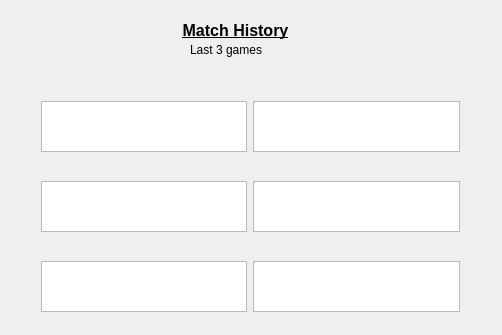
<?xml version="1.0" encoding="UTF-8"?>
<ui version="4.0">
 <class>MatchHistoryClass</class>
 <widget class="QDialog" name="MatchHistoryClass">
  <property name="geometry">
   <rect>
    <x>0</x>
    <y>0</y>
    <width>502</width>
    <height>335</height>
   </rect>
  </property>
  <property name="windowTitle">
   <string>MatchHistory</string>
  </property>
  <widget class="QLabel" name="label">
   <property name="geometry">
    <rect>
     <x>180</x>
     <y>20</y>
     <width>111</width>
     <height>21</height>
    </rect>
   </property>
   <property name="text">
    <string>&lt;html&gt;&lt;head/&gt;&lt;body&gt;&lt;p align=&quot;center&quot;&gt;&lt;span style=&quot; font-size:12pt; font-weight:700; text-decoration: underline;&quot;&gt;Match History&lt;/span&gt;&lt;/p&gt;&lt;/body&gt;&lt;/html&gt;</string>
   </property>
  </widget>
  <widget class="QLabel" name="label_2">
   <property name="geometry">
    <rect>
     <x>190</x>
     <y>40</y>
     <width>91</width>
     <height>20</height>
    </rect>
   </property>
   <property name="text">
    <string>Last 3 games</string>
   </property>
  </widget>
  <widget class="QWidget" name="horizontalLayoutWidget">
   <property name="geometry">
    <rect>
     <x>30</x>
     <y>60</y>
     <width>441</width>
     <height>22</height>
    </rect>
   </property>
   <layout class="QHBoxLayout" name="horizontalLayout">
    <item>
     <widget class="QLabel" name="label_4">
      <property name="text">
       <string>&lt;html&gt;&lt;head/&gt;&lt;body&gt;&lt;p align=&quot;center&quot;&gt;&lt;span style=&quot; font-size:11pt; font-weight:700;&quot;&gt;Stare finala&lt;/span&gt;&lt;/p&gt;&lt;/body&gt;&lt;/html&gt;</string>
      </property>
     </widget>
    </item>
    <item>
     <widget class="QLabel" name="label_3">
      <property name="text">
       <string>&lt;html&gt;&lt;head/&gt;&lt;body&gt;&lt;p align=&quot;center&quot;&gt;&lt;span style=&quot; font-size:11pt; font-weight:700;&quot;&gt;Puncte finale&lt;/span&gt;&lt;/p&gt;&lt;/body&gt;&lt;/html&gt;</string>
      </property>
     </widget>
    </item>
   </layout>
  </widget>
  <widget class="QWidget" name="horizontalLayoutWidget_2">
   <property name="geometry">
    <rect>
     <x>30</x>
     <y>250</y>
     <width>441</width>
     <height>73</height>
    </rect>
   </property>
   <layout class="QHBoxLayout" name="horizontalLayout_2">
    <item>
     <widget class="QTextEdit" name="textEdit_2"/>
    </item>
    <item>
     <spacer name="horizontalSpacer_2">
      <property name="orientation">
       <enum>Qt::Horizontal</enum>
      </property>
      <property name="sizeHint" stdset="0">
       <size>
        <width>40</width>
        <height>20</height>
       </size>
      </property>
     </spacer>
    </item>
    <item>
     <spacer name="horizontalSpacer">
      <property name="orientation">
       <enum>Qt::Horizontal</enum>
      </property>
      <property name="sizeHint" stdset="0">
       <size>
        <width>40</width>
        <height>20</height>
       </size>
      </property>
     </spacer>
    </item>
    <item>
     <widget class="QTextEdit" name="textEdit"/>
    </item>
   </layout>
  </widget>
  <widget class="QWidget" name="horizontalLayoutWidget_3">
   <property name="geometry">
    <rect>
     <x>30</x>
     <y>170</y>
     <width>441</width>
     <height>73</height>
    </rect>
   </property>
   <layout class="QHBoxLayout" name="horizontalLayout_7">
    <item>
     <widget class="QTextEdit" name="textEdit_11"/>
    </item>
    <item>
     <spacer name="horizontalSpacer_3">
      <property name="orientation">
       <enum>Qt::Horizontal</enum>
      </property>
      <property name="sizeHint" stdset="0">
       <size>
        <width>40</width>
        <height>20</height>
       </size>
      </property>
     </spacer>
    </item>
    <item>
     <spacer name="horizontalSpacer_4">
      <property name="orientation">
       <enum>Qt::Horizontal</enum>
      </property>
      <property name="sizeHint" stdset="0">
       <size>
        <width>40</width>
        <height>20</height>
       </size>
      </property>
     </spacer>
    </item>
    <item>
     <widget class="QTextEdit" name="textEdit_12"/>
    </item>
   </layout>
  </widget>
  <widget class="QWidget" name="horizontalLayoutWidget_5">
   <property name="geometry">
    <rect>
     <x>30</x>
     <y>90</y>
     <width>441</width>
     <height>73</height>
    </rect>
   </property>
   <layout class="QHBoxLayout" name="horizontalLayout_10">
    <item>
     <widget class="QTextEdit" name="textEdit_17"/>
    </item>
    <item>
     <spacer name="horizontalSpacer_33">
      <property name="orientation">
       <enum>Qt::Horizontal</enum>
      </property>
      <property name="sizeHint" stdset="0">
       <size>
        <width>40</width>
        <height>20</height>
       </size>
      </property>
     </spacer>
    </item>
    <item>
     <spacer name="horizontalSpacer_34">
      <property name="orientation">
       <enum>Qt::Horizontal</enum>
      </property>
      <property name="sizeHint" stdset="0">
       <size>
        <width>40</width>
        <height>20</height>
       </size>
      </property>
     </spacer>
    </item>
    <item>
     <widget class="QTextEdit" name="textEdit_18"/>
    </item>
   </layout>
  </widget>
 </widget>
 <layoutdefault spacing="6" margin="11"/>
 <resources/>
 <connections/>
</ui>
